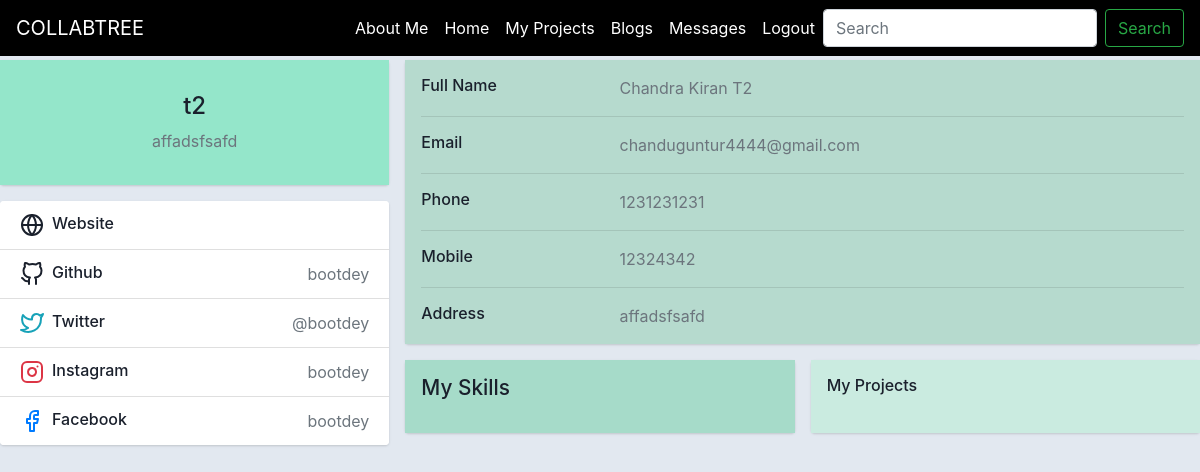
The app's page /profile/3 (signed in), older data.
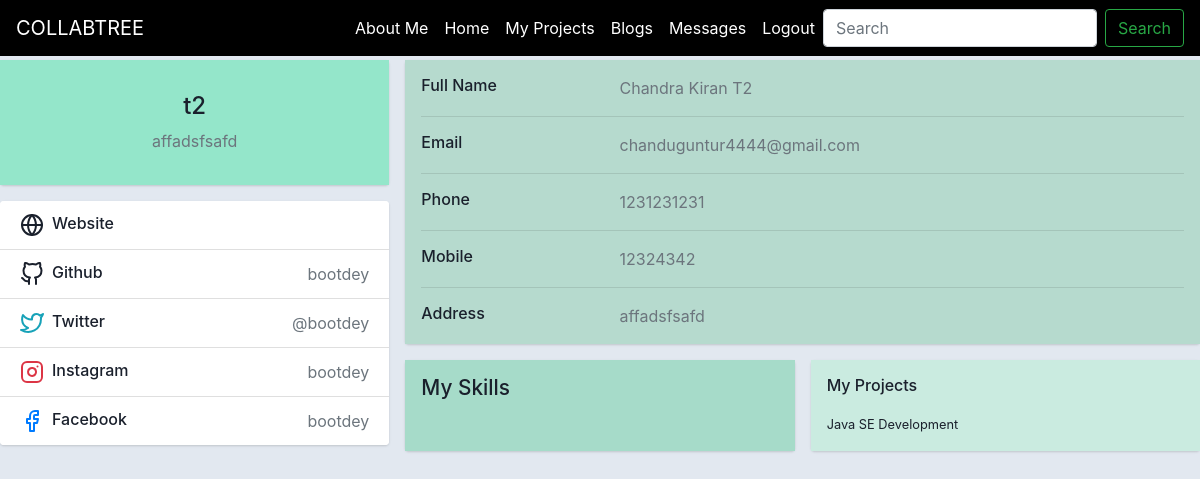
The same page, newer data.
### backend/models.py (models this page shows)
class Project(models.Model):
    title = models.CharField(max_length=200,blank=True)
    description = models.TextField(max_length=400,blank=True)
    owner = models.ForeignKey(UserAttribs, on_delete = models.CASCADE, related_name="owner")
    duration = models.IntegerField(blank=True, null=True)
    assigned_user = models.ForeignKey(UserAttribs, on_delete = models.CASCADE, related_name="assigned_user", null=True, blank=True)
    stipend = models.IntegerField(blank=True, null=True)
    applied_users = models.ManyToManyField(UserAttribs,  null=True, blank=True)
    tags_requirement = TaggableManager()
    def __str__(self):
        return self.title

### backend/views.py (the view, shortened to what this page needs)
# urls.py: path('profile/<int:id>', views.profile, name = 'profile'),
def profile(request, id=None):
    current_user = UserAttribs.objects.get(user = request.user)
    if id:
        user_object = UserAttribs.objects.get(id=id)
        user_skills = str(user_object.skills)
        print('Printing: '+str(user_skills))
        user_skills = user_skills.split(',')
        while ('' in user_skills):
            user_skills.remove('')
        print(user_skills)
        skills = user_skills
        color_list = []
        skill_colors = dict()
        list_color_pair = []
        print(list_color_pair)
        full_name = user_object.full_name
        phone = user_object.phone_number
        mobile = user_object.mobile_number
        address = user_object.address
        website = user_object.website
        return render(request, 'User Profile/profile_to_display.html', {'user_display': user_object,'user_object':user_object,'skills': list_color_pair,'website': website, 'name': full_name, 'phone': phone, 'mobile': mobile, 'address': address, 'assigned_projects': user_object.assigned_project.all()})

### templates/User Profile/profile_to_display.html (shortened to what the changed rows need)
<!DOCTYPE html>
<html lang="en">
  {% load static %}
<head>
    <link href="http://netdna.bootstrapcdn.com/bootstrap/4.4.1/css/bootstrap.min.css" rel="stylesheet">
    <link rel="stylesheet" href="{% static 'User Profile/styles.css' %}">
</head>
<body>
<div >
    <div>
          <div class="row gutters-sm top-cont">
            <div class="col-md-8">
              <div class="row gutters-sm">
                <div class="col-sm-6 mb-3">
                  <div class="card h-100">
                    <div class="card-body" style="background-color: rgb(202, 235, 224);">
                      <h6 class="d-flex align-items-center mb-3">My Projects</h6>
                      {% for assigned in assigned_projects %}
                      <small>{{ assigned }}</small>
                      <br>
                      {% endfor %}
                    </div>
                  </div>
                </div>
              </div>
            </div>
          </div>
        </div>
    </div>
</body>
</html>

Row changes from the older to the newer data that the page shows:
now on this page (row edited): Project: title "Java SE Development"
